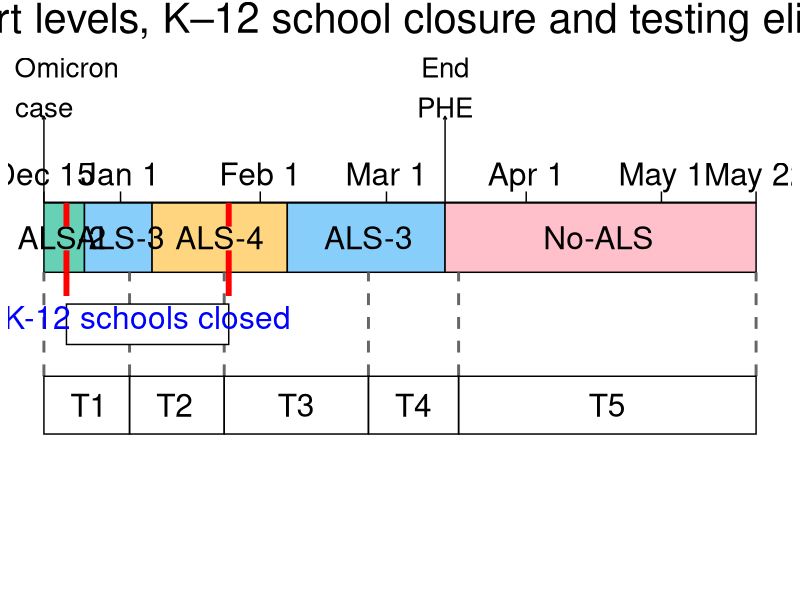
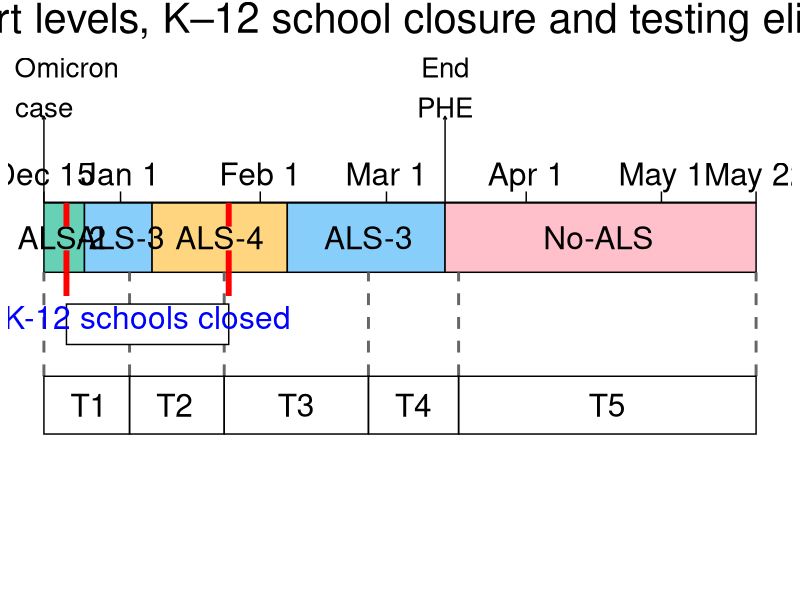

Source code (R) for these figures, in order:
# load libraries
library(ggplot2)
library(dplyr)

# shared axis
axis_dates <- data.frame(
  date  = as.Date(c("2021-12-15","2022-01-01","2022-02-01","2022-03-01","2022-04-01","2022-05-01","2022-05-22")),
  label = c("Dec 15","Jan 1","Feb 1","Mar 1","Apr 1","May 1","May 22")
)

# als timeline
als_segments <- data.frame(
  start = as.Date(c("2021-12-15","2021-12-24","2022-01-08","2022-02-07","2022-03-14")),
  end   = as.Date(c("2021-12-24","2022-01-08","2022-02-07","2022-03-14","2022-05-22")),
  level = c("ALS-2","ALS-3","ALS-4","ALS-3","No-ALS")
) %>%
  mutate(midpoint = start + (end - start)/2)

als_colors <- c(
  "ALS-2"  = "#66D1B5",
  "ALS-3"  = "#87CEFA",
  "ALS-4"  = "#FFD580",
  "No-ALS" = "pink"
)

# notable events (arrows go upward; nothing crosses the als band)
events_als <- data.frame(
  date  = as.Date(c("2021-12-15","2022-03-14")),
  label = c("1st Omicron\ncase","End\nPHE"),
  y_tip = 0.15,  # arrow tip height
  y_txt = 0.20   # text height
)

# k–12 closure bracket (between als and testing) -----
schools_closed <- data.frame(
  start = as.Date("2021-12-20"),
  end   = as.Date("2022-01-25")
) %>%
  mutate(midpoint = start + (end - start)/2)

# testing timeline
testing_segments <- data.frame(
  start = as.Date(c("2021-12-15","2022-01-03","2022-01-24","2022-02-25","2022-03-17")),
  end   = as.Date(c("2022-01-03","2022-01-24","2022-02-25","2022-03-17","2022-05-22")),
  label = c("T1","T2","T3","T4","T5")
) %>%
  mutate(midpoint = start + (end - start)/2)

# layout y positions (axis, als, k–12, testing) -----
y_axis <- 0.00
y_als  <- -0.06; h_als  <- 0.06
y_k12  <- -0.21; h_k12  <- 0.035
y_test <- -0.35; h_test <- 0.05

# dashed connectors from testing to als bottom (no crossing inside als)
connector_dates <- data.frame(date = sort(unique(c(testing_segments$start, testing_segments$end))))

# red dashed verticals split at als bottom and end at k–12 top
k12_verticals <- data.frame(
  x  = c(schools_closed$start, schools_closed$end),
  y0 = y_axis,           # from axis
  y1 = y_als - h_als,    # to als bottom
  y2 = y_k12 + h_k12     # then to top of k–12 box
)

# plot
p <- ggplot() +
  # main axis line and ticks
  geom_segment(aes(x = min(axis_dates$date), xend = max(axis_dates$date), y = y_axis, yend = y_axis), linewidth = 1) +
  geom_segment(data = axis_dates, aes(x = date, xend = date, y = y_axis + 0.02, yend = y_axis)) +
  geom_text(data = axis_dates, aes(x = date, y = y_axis + 0.05, label = label), size = 8) +
  # als events (arrows up from axis)
  geom_segment(data = events_als,
               aes(x = date, xend = date, y = y_axis, yend = y_tip),
               arrow = arrow(length = grid::unit(0.09, "cm")), linewidth = 0.5) +
  geom_text(data = events_als, aes(x = date, y = y_txt, label = label), size = 7) +
  
  # als band with shading
  geom_rect(data = als_segments,
            aes(xmin = start, xmax = end, ymin = y_als - h_als, ymax = y_als + h_als, fill = level),
            color = "black") +
  geom_text(data = als_segments, aes(x = midpoint, y = y_als, label = level), size = 8, face = "bold") +
  
  # gray connectors from testing to als bottom
  geom_segment(data = connector_dates,
               aes(x = date, xend = date, y = y_test + h_test, yend = y_als - h_als),
               linetype = "dashed", color = "grey40", size = 1.0) +
  
  # red dashed lines from axis -> als bottom
  geom_segment(data = k12_verticals,
               aes(x = x, xend = x, y = y0, yend = y1),
               linetype = "dashed", color = "red", size = 2.0) +
  # continue red dashed lines from als bottom -> top of k–12 box
  geom_segment(data = k12_verticals,
               aes(x = x, xend = x, y = y1, yend = y2),
               linetype = "dashed", color = "red", size = 2.0) +
  
  # k–12 closed box centered between bands + centered label
  geom_rect(data = schools_closed,
            aes(xmin = start, xmax = end, ymin = y_k12 - h_k12, ymax = y_k12 + h_k12),
            fill = "white", color = "black") +
  geom_text(data = schools_closed,
            aes(x = midpoint, y = y_k12, label = "K-12 schools closed"),
            size = 8, color = "blue", vjust = 0.2, hjust = 0.5) +
  
  # testing band (outline only), with labels
  geom_rect(data = testing_segments,
            aes(xmin = start, xmax = end, ymin = y_test - h_test, ymax = y_test + h_test),
            fill = NA, color = "black") +
  geom_text(data = testing_segments, aes(x = midpoint, y = y_test, label = label), size = 8) +
  
  # colors and theme
  scale_fill_manual(values = als_colors) +
  coord_cartesian(ylim = c(-0.62, 0.44)) +
  theme_void() +
  theme(
    plot.title.position = "plot",
    plot.title = element_text(hjust = 0.5, size = 30, margin = margin(b = -90)),
    plot.margin = margin(2, 6, 6, 6),
    legend.position = "none")+
  labs(title = "Timeline for alert levels, K–12 school closure and testing eligibility changes")

print(p)

png("../figures/R1_Figure_1.png", width = 5000, height = 2500, res = 300, bg = "white", type = "cairo")
print(p)
dev.off()
